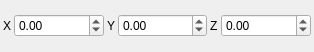
<?xml version="1.0" encoding="UTF-8"?>
<ui version="4.0">
 <class>Form</class>
 <widget class="QWidget" name="Form">
  <property name="geometry">
   <rect>
    <x>0</x>
    <y>0</y>
    <width>314</width>
    <height>52</height>
   </rect>
  </property>
  <property name="windowTitle">
   <string>Form</string>
  </property>
  <layout class="QVBoxLayout" name="verticalLayout">
   <property name="spacing">
    <number>3</number>
   </property>
   <property name="leftMargin">
    <number>3</number>
   </property>
   <property name="topMargin">
    <number>3</number>
   </property>
   <property name="rightMargin">
    <number>3</number>
   </property>
   <property name="bottomMargin">
    <number>3</number>
   </property>
   <item>
    <layout class="QHBoxLayout" name="horizontalLayout_2">
     <item>
      <widget class="QLabel" name="label">
       <property name="text">
        <string>X</string>
       </property>
      </widget>
     </item>
     <item>
      <widget class="QDoubleSpinBox" name="prop_x">
       <property name="sizePolicy">
        <sizepolicy hsizetype="Expanding" vsizetype="Fixed">
         <horstretch>0</horstretch>
         <verstretch>0</verstretch>
        </sizepolicy>
       </property>
       <property name="minimum">
        <double>-1000.000000000000000</double>
       </property>
       <property name="maximum">
        <double>1000.000000000000000</double>
       </property>
       <property name="singleStep">
        <double>0.100000000000000</double>
       </property>
      </widget>
     </item>
     <item>
      <widget class="QLabel" name="label_2">
       <property name="text">
        <string>Y</string>
       </property>
      </widget>
     </item>
     <item>
      <widget class="QDoubleSpinBox" name="prop_y">
       <property name="sizePolicy">
        <sizepolicy hsizetype="Expanding" vsizetype="Fixed">
         <horstretch>0</horstretch>
         <verstretch>0</verstretch>
        </sizepolicy>
       </property>
       <property name="minimum">
        <double>-1000.000000000000000</double>
       </property>
       <property name="singleStep">
        <double>0.100000000000000</double>
       </property>
       <property name="value">
        <double>0.000000000000000</double>
       </property>
      </widget>
     </item>
     <item>
      <widget class="QLabel" name="label_3">
       <property name="text">
        <string>Z</string>
       </property>
      </widget>
     </item>
     <item>
      <widget class="QDoubleSpinBox" name="prop_z">
       <property name="sizePolicy">
        <sizepolicy hsizetype="Expanding" vsizetype="Fixed">
         <horstretch>0</horstretch>
         <verstretch>0</verstretch>
        </sizepolicy>
       </property>
       <property name="minimum">
        <double>-1000.000000000000000</double>
       </property>
       <property name="singleStep">
        <double>0.100000000000000</double>
       </property>
       <property name="value">
        <double>0.000000000000000</double>
       </property>
      </widget>
     </item>
    </layout>
   </item>
  </layout>
 </widget>
 <resources/>
 <connections/>
</ui>
